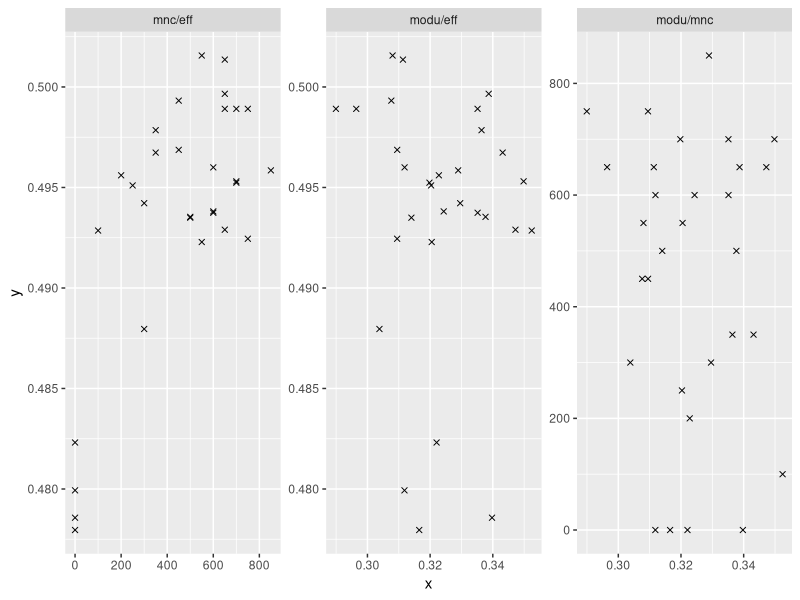

R code for this plot:
library(ggplot2)

dat <- structure(list(modu = c(0.30947265625, 0.3094921875, 0.32958984375, 
                               0.33974609375, 0.33767578125, 0.3243359375, 0.33513671875, 0.3076171875, 
                               0.3203125, 0.3205078125, 0.3220703125, 0.28994140625, 0.31181640625, 
                               0.352421875, 0.31978515625, 0.29642578125, 0.34982421875, 0.3289453125, 
                               0.30802734375, 0.31185546875, 0.3472265625, 0.303828125, 0.32279296875, 
                               0.3165234375, 0.311328125, 0.33640625, 0.3140234375, 0.33515625, 
                               0.34314453125, 0.33869140625), 
                      mnc = c(15, 9, 6, 0, 10, 12, 14, 
                              9, 5, 11, 0, 15, 0, 2, 14, 13, 14, 17, 11, 12, 13, 6, 4, 0, 13, 
                              7, 10, 12, 7, 13), 
                      eff = c(0.492448979591836, 0.49687074829932, 
                              0.49421768707483, 0.478571428571428, 0.493537414965986, 0.493809523809524, 
                              0.49891156462585, 0.499319727891156, 0.495102040816327, 0.492285714285714, 
                              0.482312925170068, 0.498911564625851, 0.479931972789116, 0.492857142857143, 
                              0.495238095238095, 0.49891156462585, 0.49530612244898, 0.495850340136055, 
                              0.50156462585034, 0.496, 0.492897959183673, 0.487959183673469, 
                              0.495605442176871, 0.47795918367347, 0.501360544217687, 0.497850340136054, 
                              0.493496598639456, 0.493741496598639, 0.496734693877551, 0.499659863945578
                      )), 
                 .Names = c("modu", "mnc", "eff"), 
                 row.names = c(NA, 30L), 
                 class = "data.frame")

dat2 <- structure(list(modu = c(0.26541015625, 0.282734375, 0.28541015625, 
                                0.29216796875, 0.293671875), 
                       mnc = c(0.16, 0.28, 0.28, 0.28, 
                               0.28), 
                       eff = c(0.503877551020408, 0.504149659863946, 0.504625850340136, 
                               0.505714285714286, 0.508503401360544)), 
                  .Names = c("modu", "mnc", 
                             "eff"), 
                  row.names = c(NA, 5L), 
                  class = "data.frame")

dat$modu = dat$modu
dat$mnc = dat$mnc*50
dat$eff = dat$eff

dat2$modu = dat2$modu
dat2$mnc = dat2$mnc*50
dat2$eff = dat2$eff

res <- do.call(rbind, combn(1:3, 2, function(ii)
  cbind(setNames(dat[,c(ii, setdiff(1:3, ii))], c("x", "y")),
        var=paste(names(dat)[ii], collapse="/")), simplify=F))

ggplot(res, aes(x=x, y=y))+ geom_point(shape=4) +
  facet_wrap(~ var, scales="free")
